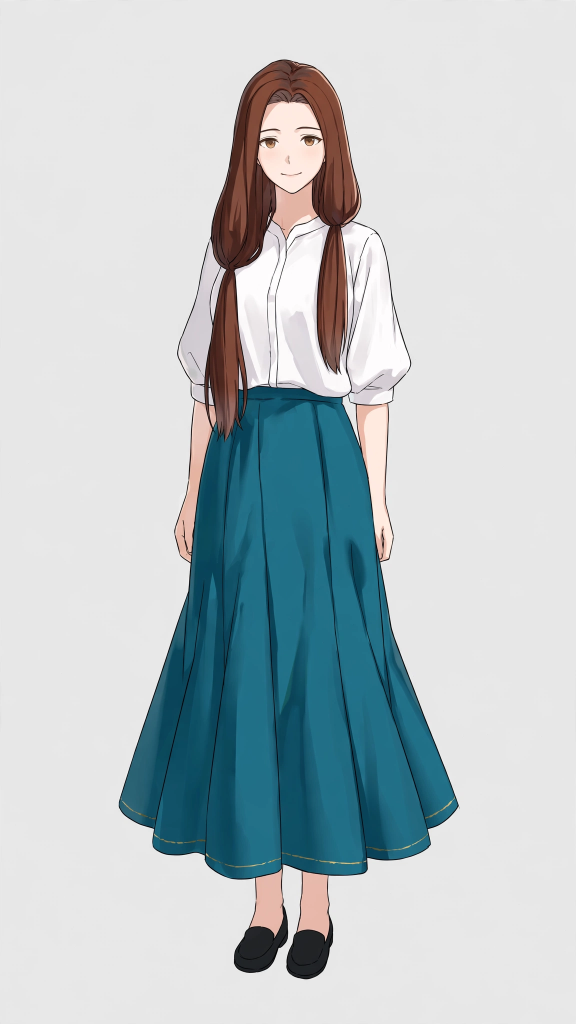
#> input picture source_007/original.png, 1152 x 2048 px, found by its file name (shown at 1/2 size)
$ python diagnose.py   (older library calls are emulated)
#> lines starting #> are read from the running program, lines starting #| are printed output that depends on the picture
### experiments/009-f/predict.py
"""Structural inference. Only explicit training-free asset 01 and 02 inputs."""
from pathlib import Path
import hashlib,json,itertools,shutil
import numpy as np
import networkx as nx
import cv2
from PIL import Image
from scipy import ndimage as nd
R=Path(__file__).resolve().parents[2]
P=R/'results/009-semantic-hair-segmentation'
D=P/'009-F'
parts=['hair-left','hair-right','skirt']
def sha(p):return hashlib.sha256(p.read_bytes()).hexdigest()
def read(p):return json.loads(p.read_text(encoding='utf-8-sig'))
def save(p,x):p.write_text(json.dumps(x,indent=1,allow_nan=False),encoding='utf8')
def binary(p):return np.asarray(Image.open(p))>0
class Asset:
    def __init__(self,i):
#> called with i = '02'
        self.inputs={}
        def pin(p):
            self.inputs[p.relative_to(R.parent).as_posix()]=sha(p)
            return p
        c=P/f'009-C/predictions/asset-{i}'
        local=R.parent/f'b009/pred-{i}'
        self.rgb=np.array(Image.open(pin(R/('source_007' if i=='01' else 'source_008')/'original.png')).convert('RGB'))
#> self.rgb is the input picture: shape (2048, 1152, 3); mean R, G, B 187.5, 197.5, 200.8
        gray=cv2.cvtColor(self.rgb,cv2.COLOR_RGB2GRAY)
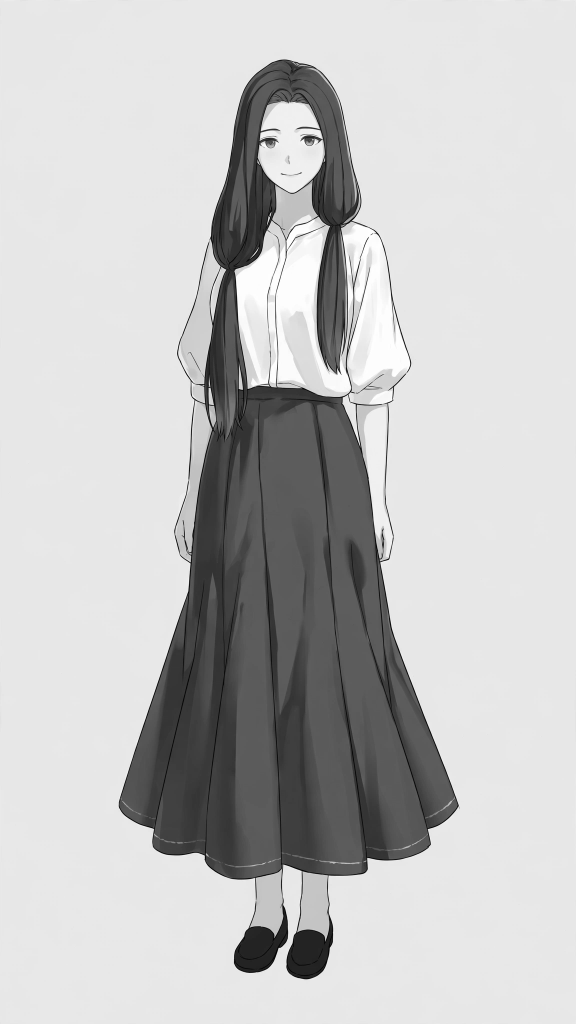
#> gray: shape (2048, 1152) (shown at 1/2 size); min 0, max 255, mean 194.9
        self.grad=np.clip(np.hypot(cv2.Sobel(gray,cv2.CV_32F,1,0),cv2.Sobel(gray,cv2.CV_32F,0,1))/255,0,1)
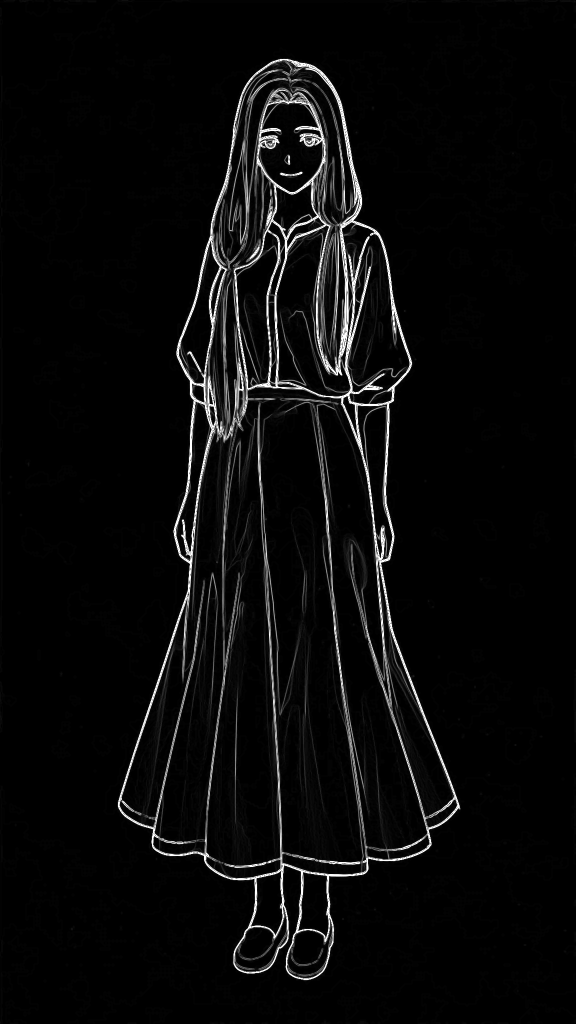
#> self.grad: shape (2048, 1152) float32 (shown at 1/2 size); min 0, max 1, mean 0.0399
        g=read(pin(c/'hair-graph.json'))
        self.xy=xy=np.array(g['nodes'])
        self.parent={int(k):v for k,v in g['tree_parent'].items()}
        self.crown=g['crown']
        self.tree=nx.DiGraph((v,k) for k,v in self.parent.items())
        self.graph=nx.Graph()
        self.graph.add_edges_from(g['edges'])
        self.visible=binary(pin(c/'C/visible-hair.png'))
        self.base=[binary(pin(c/f'C/{n}.png')) for n in parts[:2]]
        self.skirt=pin(c/'C/skirt.png')
        self.full=np.zeros_like(self.visible)
        for p in sorted((local/'completed').glob('*-hair.png')):
            self.full |= np.array(Image.open(pin(p)).getchannel('A'))>=128
        self.face=binary(pin(next((local/'semantic-visible').glob('*-face.png'))))
        y,x=np.nonzero(self.face)
        self.center=np.array([(x.min()+x.max())/2,(y.min()+y.max())/2])
        self.scale=float(np.ptp(x)+1)
        self.axes=np.array([self.scale,float(np.ptp(y)+1)])
        x,y=(xy//2).T
        grid=np.full((1024,576),-1,np.int32);grid[y,x]=np.arange(len(xy))
        near=nd.distance_transform_edt(grid<0,return_distances=False,return_indices=True)
        self.near=cv2.resize(grid[tuple(near)],(1152,2048),interpolation=cv2.INTER_NEAREST)
        width=cv2.distanceTransform(self.full.astype('uint8'),cv2.DIST_L2,5)
        self.width=width[xy[:,1],xy[:,0]]
        self.rows={v['root']:v for v in read(pin(P/'009-E/root-validity.json'))[i]}
        self.e_pairs=read(pin(P/'009-E/pair-evaluation.json'))[i]
        self.e_dec=read(pin(P/'009-E/fallback-decisions.json'))[i]
        self.baseline=list(map(int,self.e_dec['baseline'].split('-')))
        for a,b in self.graph.edges:
            samples=np.linspace(xy[a],xy[b],9).round().astype(int)
            xx,yy=samples.T
            length=np.linalg.norm(xy[a]-xy[b])
            self.graph[a][b]['cost']=length*(1+self.grad[yy,xx].mean()+2*(1-self.full[yy,xx].mean())+abs(self.width[a]-self.width[b])/(1+length))
    # [121 lines left out: functions region, distal, attachments, connect, run, not called in this run]
# [1 lines that do not run on import are left out]

### experiments/009-f/diagnose.py
"""Isolated oracle intervention on asset 02. Never imported by inference."""
from predict import Asset,R,P,D,parts,read,save,binary,np,nx,Image,sha
#> (the run stopped early here; a loop or call above may not have finished)
